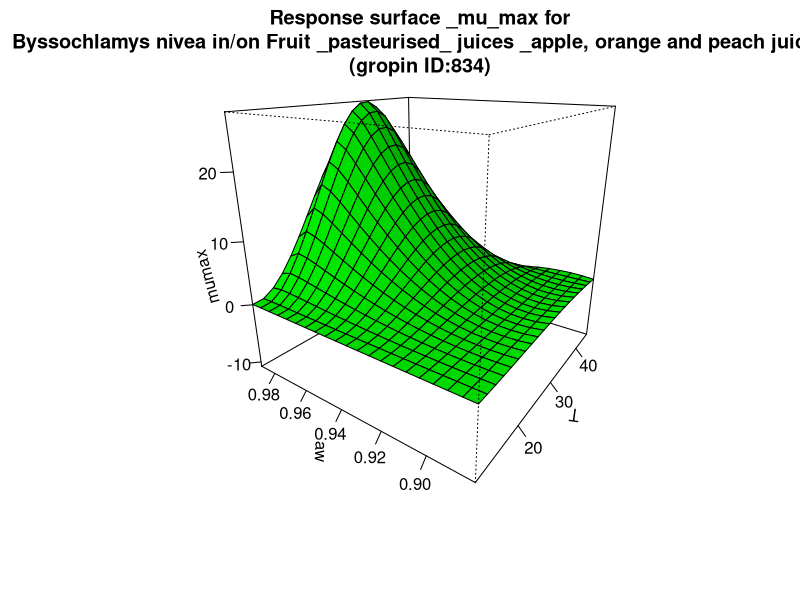

Here is the R script that generated this plot:
#############################
# start of Parameter script
#############################
T <- seq(10.01,44.955044955045,length.out=21)
aw <- seq(0.88088,0.989010989010989,length.out=21)
#############################
# end of Parameter script
#############################
############################# 
# start of Model script Gropin ID 834 
#############################
 
# constant coefficients for this model
 
variables <- data.frame(T,aw)
argumentsPar <- unique.data.frame(expand.grid(variables))
 
# heart of the model
response_surface <- function(T,aw) {
   mumax <-28.03*((((T-10.58)^2)*(T-43.21))/((32.13-10.58)*((32.13-10.58)*(T-32.13)-(32.13-43.25)*(32.13+10.58-2*T))))*((((aw-0.892)^2)*(aw-0.992))/((0.984-0.892)*((0.984-0.892)*(aw-0.984)-(0.984-0.992)*(0.984+0.892-2*aw))))

	return(mumax=mumax)
} 

# output parameters
responseSurface <- cbind(argumentsPar,response_surface(argumentsPar['T'],argumentsPar['aw']))
colnames(responseSurface) <- c(colnames(argumentsPar),'mumax')
#############################
# End of Model script
#############################
############################# 
# start of Visualisation script Gropin ID 834 
#############################
titleText <-'Response surface _mu_max for
Byssochlamys nivea in/on Fruit _pasteurised_ juices _apple, orange and peach juice_
(gropin ID:834)'
persp(T,aw,matrix(unlist(responseSurface$'mumax'),nrow=21),col = 'green',xlab='T',ylab='aw',zlab='mumax',main=titleText,theta=305,phi=20,shade=0.25,ticktype = 'detailed')
#############################
# End of Visualisation script
#############################
